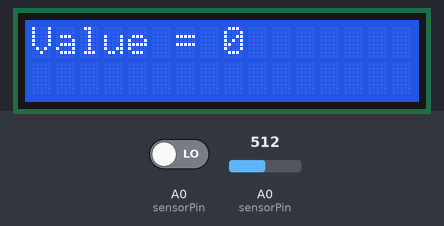
This sketch was run on a simulated Arduino Uno, built with avr-gcc and run on an emulated ATmega328P. On the bench: 16×2 character LCD. The inputs (shaded band) are chosen by the test bench; at power-on: A0 (sensorPin) LOW, A0 (sensorPin) = 512. What the sketch prints to the serial monitor is not drawn.

Above: at 1.2 s.
1.3 s: A0 (sensorPin) driven HIGH
At 2.6 s:
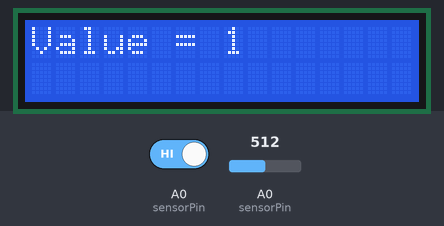
Timing chart, 0 to 4.3 s (numbered marks = the images above; inputs shaded):
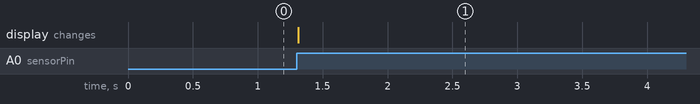

Measured:
- after the input at 1.3 s, the display: changes at once (image 1)

The sketch:

10_Sensor_Reading_Display.ino
```cpp
#include <Wire.h>
#include <LiquidCrystal_I2C.h>

const int sensorPin = A0;
LiquidCrystal_I2C lcd(0x27, 16, 2);

void setup() {
    pinMode(sensorPin, INPUT);
    Serial.begin(9600);
    lcd.init();
    lcd.backlight();
}

void loop() {
    // Reading the value from the sensor
    int sensorValue = digitalRead(sensorPin);   // for digital sensor
    int analogValue = analogRead(sensorPin);    // for analog sensor

    // Printing the value to the serial monitor
    Serial.print("Value = ");
    Serial.println(sensorValue);

    // Displaying the value on the LCD
    lcd.clear();
    lcd.setCursor(0, 0);
    lcd.print("Value = ");
    lcd.print(sensorValue);

    // Delay for smooth performance
    delay(100);
}
```
